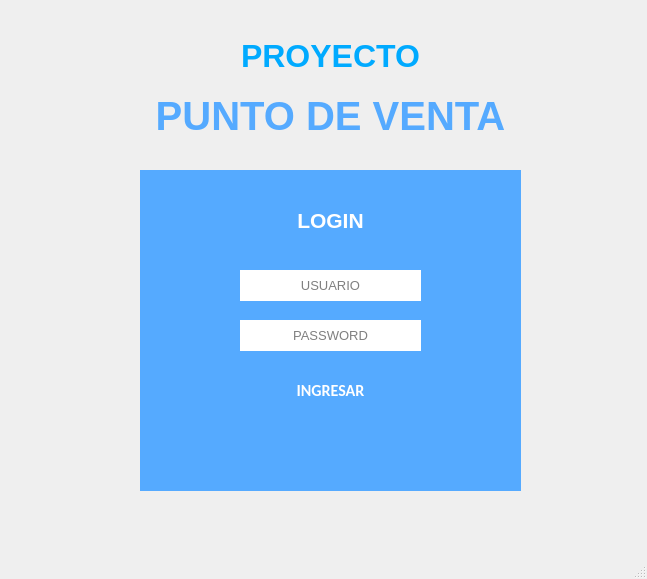
<?xml version="1.0" encoding="UTF-8"?>
<ui version="4.0">
 <class>win_login</class>
 <widget class="QMainWindow" name="win_login">
  <property name="geometry">
   <rect>
    <x>0</x>
    <y>0</y>
    <width>647</width>
    <height>579</height>
   </rect>
  </property>
  <property name="windowTitle">
   <string>Login</string>
  </property>
  <property name="autoFillBackground">
   <bool>false</bool>
  </property>
  <property name="styleSheet">
   <string notr="true"/>
  </property>
  <widget class="QWidget" name="centralwidget">
   <widget class="QLabel" name="label">
    <property name="geometry">
     <rect>
      <x>180</x>
      <y>30</y>
      <width>301</width>
      <height>51</height>
     </rect>
    </property>
    <property name="palette">
     <palette>
      <active>
       <colorrole role="WindowText">
        <brush brushstyle="SolidPattern">
         <color alpha="255">
          <red>0</red>
          <green>170</green>
          <blue>255</blue>
         </color>
        </brush>
       </colorrole>
       <colorrole role="Button">
        <brush brushstyle="SolidPattern">
         <color alpha="0">
          <red>0</red>
          <green>85</green>
          <blue>0</blue>
         </color>
        </brush>
       </colorrole>
       <colorrole role="Text">
        <brush brushstyle="SolidPattern">
         <color alpha="255">
          <red>0</red>
          <green>0</green>
          <blue>0</blue>
         </color>
        </brush>
       </colorrole>
       <colorrole role="Base">
        <brush brushstyle="SolidPattern">
         <color alpha="0">
          <red>0</red>
          <green>85</green>
          <blue>0</blue>
         </color>
        </brush>
       </colorrole>
       <colorrole role="Window">
        <brush brushstyle="SolidPattern">
         <color alpha="0">
          <red>0</red>
          <green>85</green>
          <blue>0</blue>
         </color>
        </brush>
       </colorrole>
      </active>
      <inactive>
       <colorrole role="WindowText">
        <brush brushstyle="SolidPattern">
         <color alpha="255">
          <red>0</red>
          <green>170</green>
          <blue>255</blue>
         </color>
        </brush>
       </colorrole>
       <colorrole role="Button">
        <brush brushstyle="SolidPattern">
         <color alpha="0">
          <red>0</red>
          <green>85</green>
          <blue>0</blue>
         </color>
        </brush>
       </colorrole>
       <colorrole role="Text">
        <brush brushstyle="SolidPattern">
         <color alpha="255">
          <red>0</red>
          <green>0</green>
          <blue>0</blue>
         </color>
        </brush>
       </colorrole>
       <colorrole role="Base">
        <brush brushstyle="SolidPattern">
         <color alpha="0">
          <red>0</red>
          <green>85</green>
          <blue>0</blue>
         </color>
        </brush>
       </colorrole>
       <colorrole role="Window">
        <brush brushstyle="SolidPattern">
         <color alpha="0">
          <red>0</red>
          <green>85</green>
          <blue>0</blue>
         </color>
        </brush>
       </colorrole>
      </inactive>
      <disabled>
       <colorrole role="WindowText">
        <brush brushstyle="SolidPattern">
         <color alpha="255">
          <red>120</red>
          <green>120</green>
          <blue>120</blue>
         </color>
        </brush>
       </colorrole>
       <colorrole role="Button">
        <brush brushstyle="SolidPattern">
         <color alpha="0">
          <red>0</red>
          <green>85</green>
          <blue>0</blue>
         </color>
        </brush>
       </colorrole>
       <colorrole role="Text">
        <brush brushstyle="SolidPattern">
         <color alpha="255">
          <red>120</red>
          <green>120</green>
          <blue>120</blue>
         </color>
        </brush>
       </colorrole>
       <colorrole role="Base">
        <brush brushstyle="SolidPattern">
         <color alpha="0">
          <red>0</red>
          <green>85</green>
          <blue>0</blue>
         </color>
        </brush>
       </colorrole>
       <colorrole role="Window">
        <brush brushstyle="SolidPattern">
         <color alpha="0">
          <red>0</red>
          <green>85</green>
          <blue>0</blue>
         </color>
        </brush>
       </colorrole>
      </disabled>
     </palette>
    </property>
    <property name="font">
     <font>
      <pointsize>24</pointsize>
      <weight>75</weight>
      <bold>true</bold>
     </font>
    </property>
    <property name="autoFillBackground">
     <bool>false</bool>
    </property>
    <property name="styleSheet">
     <string notr="true"/>
    </property>
    <property name="text">
     <string>PROYECTO</string>
    </property>
    <property name="alignment">
     <set>Qt::AlignCenter</set>
    </property>
   </widget>
   <widget class="QLabel" name="label_2">
    <property name="geometry">
     <rect>
      <x>60</x>
      <y>90</y>
      <width>541</width>
      <height>51</height>
     </rect>
    </property>
    <property name="palette">
     <palette>
      <active>
       <colorrole role="WindowText">
        <brush brushstyle="SolidPattern">
         <color alpha="255">
          <red>85</red>
          <green>170</green>
          <blue>255</blue>
         </color>
        </brush>
       </colorrole>
       <colorrole role="Button">
        <brush brushstyle="SolidPattern">
         <color alpha="0">
          <red>0</red>
          <green>85</green>
          <blue>0</blue>
         </color>
        </brush>
       </colorrole>
       <colorrole role="Base">
        <brush brushstyle="SolidPattern">
         <color alpha="0">
          <red>0</red>
          <green>85</green>
          <blue>0</blue>
         </color>
        </brush>
       </colorrole>
       <colorrole role="Window">
        <brush brushstyle="SolidPattern">
         <color alpha="0">
          <red>0</red>
          <green>85</green>
          <blue>0</blue>
         </color>
        </brush>
       </colorrole>
      </active>
      <inactive>
       <colorrole role="WindowText">
        <brush brushstyle="SolidPattern">
         <color alpha="255">
          <red>85</red>
          <green>170</green>
          <blue>255</blue>
         </color>
        </brush>
       </colorrole>
       <colorrole role="Button">
        <brush brushstyle="SolidPattern">
         <color alpha="0">
          <red>0</red>
          <green>85</green>
          <blue>0</blue>
         </color>
        </brush>
       </colorrole>
       <colorrole role="Base">
        <brush brushstyle="SolidPattern">
         <color alpha="0">
          <red>0</red>
          <green>85</green>
          <blue>0</blue>
         </color>
        </brush>
       </colorrole>
       <colorrole role="Window">
        <brush brushstyle="SolidPattern">
         <color alpha="0">
          <red>0</red>
          <green>85</green>
          <blue>0</blue>
         </color>
        </brush>
       </colorrole>
      </inactive>
      <disabled>
       <colorrole role="WindowText">
        <brush brushstyle="SolidPattern">
         <color alpha="255">
          <red>120</red>
          <green>120</green>
          <blue>120</blue>
         </color>
        </brush>
       </colorrole>
       <colorrole role="Button">
        <brush brushstyle="SolidPattern">
         <color alpha="0">
          <red>0</red>
          <green>85</green>
          <blue>0</blue>
         </color>
        </brush>
       </colorrole>
       <colorrole role="Base">
        <brush brushstyle="SolidPattern">
         <color alpha="0">
          <red>0</red>
          <green>85</green>
          <blue>0</blue>
         </color>
        </brush>
       </colorrole>
       <colorrole role="Window">
        <brush brushstyle="SolidPattern">
         <color alpha="0">
          <red>0</red>
          <green>85</green>
          <blue>0</blue>
         </color>
        </brush>
       </colorrole>
      </disabled>
     </palette>
    </property>
    <property name="font">
     <font>
      <family>Arial</family>
      <pointsize>30</pointsize>
      <weight>75</weight>
      <bold>true</bold>
     </font>
    </property>
    <property name="autoFillBackground">
     <bool>false</bool>
    </property>
    <property name="styleSheet">
     <string notr="true">background-color: rgba(0, 85, 0, 0);</string>
    </property>
    <property name="text">
     <string>PUNTO DE VENTA</string>
    </property>
    <property name="alignment">
     <set>Qt::AlignCenter</set>
    </property>
   </widget>
   <widget class="QLabel" name="deep">
    <property name="geometry">
     <rect>
      <x>140</x>
      <y>170</y>
      <width>381</width>
      <height>321</height>
     </rect>
    </property>
    <property name="styleSheet">
     <string notr="true">background-color: rgb(85, 170, 255);
border: 0;</string>
    </property>
    <property name="frameShape">
     <enum>QFrame::Box</enum>
    </property>
    <property name="frameShadow">
     <enum>QFrame::Raised</enum>
    </property>
    <property name="lineWidth">
     <number>2</number>
    </property>
    <property name="midLineWidth">
     <number>3</number>
    </property>
    <property name="text">
     <string/>
    </property>
   </widget>
   <widget class="QPushButton" name="btnIniciar">
    <property name="geometry">
     <rect>
      <x>240</x>
      <y>370</y>
      <width>181</width>
      <height>41</height>
     </rect>
    </property>
    <property name="palette">
     <palette>
      <active>
       <colorrole role="WindowText">
        <brush brushstyle="SolidPattern">
         <color alpha="255">
          <red>255</red>
          <green>255</green>
          <blue>255</blue>
         </color>
        </brush>
       </colorrole>
       <colorrole role="Button">
        <brush brushstyle="SolidPattern">
         <color alpha="204">
          <red>0</red>
          <green>85</green>
          <blue>255</blue>
         </color>
        </brush>
       </colorrole>
       <colorrole role="Text">
        <brush brushstyle="SolidPattern">
         <color alpha="255">
          <red>255</red>
          <green>255</green>
          <blue>255</blue>
         </color>
        </brush>
       </colorrole>
       <colorrole role="ButtonText">
        <brush brushstyle="SolidPattern">
         <color alpha="255">
          <red>255</red>
          <green>255</green>
          <blue>255</blue>
         </color>
        </brush>
       </colorrole>
       <colorrole role="Base">
        <brush brushstyle="SolidPattern">
         <color alpha="204">
          <red>0</red>
          <green>85</green>
          <blue>255</blue>
         </color>
        </brush>
       </colorrole>
       <colorrole role="Window">
        <brush brushstyle="SolidPattern">
         <color alpha="204">
          <red>0</red>
          <green>85</green>
          <blue>255</blue>
         </color>
        </brush>
       </colorrole>
       <colorrole role="Highlight">
        <brush brushstyle="SolidPattern">
         <color alpha="255">
          <red>0</red>
          <green>255</green>
          <blue>0</blue>
         </color>
        </brush>
       </colorrole>
      </active>
      <inactive>
       <colorrole role="WindowText">
        <brush brushstyle="SolidPattern">
         <color alpha="255">
          <red>255</red>
          <green>255</green>
          <blue>255</blue>
         </color>
        </brush>
       </colorrole>
       <colorrole role="Button">
        <brush brushstyle="SolidPattern">
         <color alpha="204">
          <red>0</red>
          <green>85</green>
          <blue>255</blue>
         </color>
        </brush>
       </colorrole>
       <colorrole role="Text">
        <brush brushstyle="SolidPattern">
         <color alpha="255">
          <red>255</red>
          <green>255</green>
          <blue>255</blue>
         </color>
        </brush>
       </colorrole>
       <colorrole role="ButtonText">
        <brush brushstyle="SolidPattern">
         <color alpha="255">
          <red>255</red>
          <green>255</green>
          <blue>255</blue>
         </color>
        </brush>
       </colorrole>
       <colorrole role="Base">
        <brush brushstyle="SolidPattern">
         <color alpha="204">
          <red>0</red>
          <green>85</green>
          <blue>255</blue>
         </color>
        </brush>
       </colorrole>
       <colorrole role="Window">
        <brush brushstyle="SolidPattern">
         <color alpha="204">
          <red>0</red>
          <green>85</green>
          <blue>255</blue>
         </color>
        </brush>
       </colorrole>
       <colorrole role="Highlight">
        <brush brushstyle="SolidPattern">
         <color alpha="255">
          <red>0</red>
          <green>255</green>
          <blue>0</blue>
         </color>
        </brush>
       </colorrole>
      </inactive>
      <disabled>
       <colorrole role="WindowText">
        <brush brushstyle="SolidPattern">
         <color alpha="255">
          <red>255</red>
          <green>255</green>
          <blue>255</blue>
         </color>
        </brush>
       </colorrole>
       <colorrole role="Button">
        <brush brushstyle="SolidPattern">
         <color alpha="204">
          <red>0</red>
          <green>85</green>
          <blue>255</blue>
         </color>
        </brush>
       </colorrole>
       <colorrole role="Text">
        <brush brushstyle="SolidPattern">
         <color alpha="255">
          <red>255</red>
          <green>255</green>
          <blue>255</blue>
         </color>
        </brush>
       </colorrole>
       <colorrole role="ButtonText">
        <brush brushstyle="SolidPattern">
         <color alpha="255">
          <red>255</red>
          <green>255</green>
          <blue>255</blue>
         </color>
        </brush>
       </colorrole>
       <colorrole role="Base">
        <brush brushstyle="SolidPattern">
         <color alpha="204">
          <red>0</red>
          <green>85</green>
          <blue>255</blue>
         </color>
        </brush>
       </colorrole>
       <colorrole role="Window">
        <brush brushstyle="SolidPattern">
         <color alpha="204">
          <red>0</red>
          <green>85</green>
          <blue>255</blue>
         </color>
        </brush>
       </colorrole>
       <colorrole role="Highlight">
        <brush brushstyle="SolidPattern">
         <color alpha="255">
          <red>0</red>
          <green>120</green>
          <blue>215</blue>
         </color>
        </brush>
       </colorrole>
      </disabled>
     </palette>
    </property>
    <property name="font">
     <font>
      <family>Calibri</family>
      <pointsize>12</pointsize>
      <weight>75</weight>
      <bold>true</bold>
     </font>
    </property>
    <property name="cursor">
     <cursorShape>PointingHandCursor</cursorShape>
    </property>
    <property name="styleSheet">
     <string notr="true">QPushButton:hover
{
  border: 0px solid red;
  color: white;
  background-color:  rgb(0, 85, 255);
}
QPushButton
{
	background-color: rgba(0,85, 255, .8);
 color:white;
border: 0px solid rgb(0, 85, 255);
}
</string>
    </property>
    <property name="text">
     <string>INGRESAR</string>
    </property>
   </widget>
   <widget class="QLineEdit" name="txtUsuario">
    <property name="geometry">
     <rect>
      <x>240</x>
      <y>270</y>
      <width>181</width>
      <height>31</height>
     </rect>
    </property>
    <property name="font">
     <font>
      <pointsize>10</pointsize>
     </font>
    </property>
    <property name="layoutDirection">
     <enum>Qt::LeftToRight</enum>
    </property>
    <property name="styleSheet">
     <string notr="true">background-color: rgb(255, 255, 255);</string>
    </property>
    <property name="maxLength">
     <number>35</number>
    </property>
    <property name="frame">
     <bool>false</bool>
    </property>
    <property name="alignment">
     <set>Qt::AlignCenter</set>
    </property>
    <property name="placeholderText">
     <string>USUARIO</string>
    </property>
   </widget>
   <widget class="QLabel" name="label_4">
    <property name="geometry">
     <rect>
      <x>130</x>
      <y>200</y>
      <width>401</width>
      <height>41</height>
     </rect>
    </property>
    <property name="palette">
     <palette>
      <active>
       <colorrole role="WindowText">
        <brush brushstyle="SolidPattern">
         <color alpha="255">
          <red>255</red>
          <green>255</green>
          <blue>255</blue>
         </color>
        </brush>
       </colorrole>
       <colorrole role="Button">
        <brush brushstyle="SolidPattern">
         <color alpha="0">
          <red>255</red>
          <green>255</green>
          <blue>255</blue>
         </color>
        </brush>
       </colorrole>
       <colorrole role="Base">
        <brush brushstyle="SolidPattern">
         <color alpha="0">
          <red>255</red>
          <green>255</green>
          <blue>255</blue>
         </color>
        </brush>
       </colorrole>
       <colorrole role="Window">
        <brush brushstyle="SolidPattern">
         <color alpha="0">
          <red>255</red>
          <green>255</green>
          <blue>255</blue>
         </color>
        </brush>
       </colorrole>
      </active>
      <inactive>
       <colorrole role="WindowText">
        <brush brushstyle="SolidPattern">
         <color alpha="255">
          <red>255</red>
          <green>255</green>
          <blue>255</blue>
         </color>
        </brush>
       </colorrole>
       <colorrole role="Button">
        <brush brushstyle="SolidPattern">
         <color alpha="0">
          <red>255</red>
          <green>255</green>
          <blue>255</blue>
         </color>
        </brush>
       </colorrole>
       <colorrole role="Base">
        <brush brushstyle="SolidPattern">
         <color alpha="0">
          <red>255</red>
          <green>255</green>
          <blue>255</blue>
         </color>
        </brush>
       </colorrole>
       <colorrole role="Window">
        <brush brushstyle="SolidPattern">
         <color alpha="0">
          <red>255</red>
          <green>255</green>
          <blue>255</blue>
         </color>
        </brush>
       </colorrole>
      </inactive>
      <disabled>
       <colorrole role="WindowText">
        <brush brushstyle="SolidPattern">
         <color alpha="255">
          <red>120</red>
          <green>120</green>
          <blue>120</blue>
         </color>
        </brush>
       </colorrole>
       <colorrole role="Button">
        <brush brushstyle="SolidPattern">
         <color alpha="0">
          <red>255</red>
          <green>255</green>
          <blue>255</blue>
         </color>
        </brush>
       </colorrole>
       <colorrole role="Base">
        <brush brushstyle="SolidPattern">
         <color alpha="0">
          <red>255</red>
          <green>255</green>
          <blue>255</blue>
         </color>
        </brush>
       </colorrole>
       <colorrole role="Window">
        <brush brushstyle="SolidPattern">
         <color alpha="0">
          <red>255</red>
          <green>255</green>
          <blue>255</blue>
         </color>
        </brush>
       </colorrole>
      </disabled>
     </palette>
    </property>
    <property name="font">
     <font>
      <pointsize>16</pointsize>
      <weight>75</weight>
      <bold>true</bold>
     </font>
    </property>
    <property name="styleSheet">
     <string notr="true">background-color: rgba(255, 255, 255, 0);</string>
    </property>
    <property name="text">
     <string>LOGIN</string>
    </property>
    <property name="alignment">
     <set>Qt::AlignCenter</set>
    </property>
   </widget>
   <widget class="QLabel" name="login_error_alert">
    <property name="geometry">
     <rect>
      <x>180</x>
      <y>440</y>
      <width>311</width>
      <height>21</height>
     </rect>
    </property>
    <property name="palette">
     <palette>
      <active>
       <colorrole role="WindowText">
        <brush brushstyle="SolidPattern">
         <color alpha="155">
          <red>223</red>
          <green>0</green>
          <blue>0</blue>
         </color>
        </brush>
       </colorrole>
      </active>
      <inactive>
       <colorrole role="WindowText">
        <brush brushstyle="SolidPattern">
         <color alpha="155">
          <red>223</red>
          <green>0</green>
          <blue>0</blue>
         </color>
        </brush>
       </colorrole>
      </inactive>
      <disabled>
       <colorrole role="WindowText">
        <brush brushstyle="SolidPattern">
         <color alpha="255">
          <red>120</red>
          <green>120</green>
          <blue>120</blue>
         </color>
        </brush>
       </colorrole>
      </disabled>
     </palette>
    </property>
    <property name="font">
     <font>
      <pointsize>14</pointsize>
     </font>
    </property>
    <property name="styleSheet">
     <string notr="true"/>
    </property>
    <property name="text">
     <string/>
    </property>
    <property name="alignment">
     <set>Qt::AlignCenter</set>
    </property>
   </widget>
   <widget class="QLineEdit" name="txtPassword">
    <property name="geometry">
     <rect>
      <x>240</x>
      <y>320</y>
      <width>181</width>
      <height>31</height>
     </rect>
    </property>
    <property name="font">
     <font>
      <pointsize>10</pointsize>
     </font>
    </property>
    <property name="layoutDirection">
     <enum>Qt::LeftToRight</enum>
    </property>
    <property name="styleSheet">
     <string notr="true">background-color: rgb(255, 255, 255);</string>
    </property>
    <property name="maxLength">
     <number>35</number>
    </property>
    <property name="frame">
     <bool>false</bool>
    </property>
    <property name="alignment">
     <set>Qt::AlignCenter</set>
    </property>
    <property name="placeholderText">
     <string>PASSWORD</string>
    </property>
    <property name="clearButtonEnabled">
     <bool>false</bool>
    </property>
   </widget>
   <zorder>deep</zorder>
   <zorder>label</zorder>
   <zorder>label_2</zorder>
   <zorder>btnIniciar</zorder>
   <zorder>txtUsuario</zorder>
   <zorder>label_4</zorder>
   <zorder>login_error_alert</zorder>
   <zorder>txtPassword</zorder>
  </widget>
  <widget class="QMenuBar" name="menubar">
   <property name="geometry">
    <rect>
     <x>0</x>
     <y>0</y>
     <width>647</width>
     <height>21</height>
    </rect>
   </property>
  </widget>
  <widget class="QStatusBar" name="statusbar"/>
 </widget>
 <resources/>
 <connections/>
</ui>
